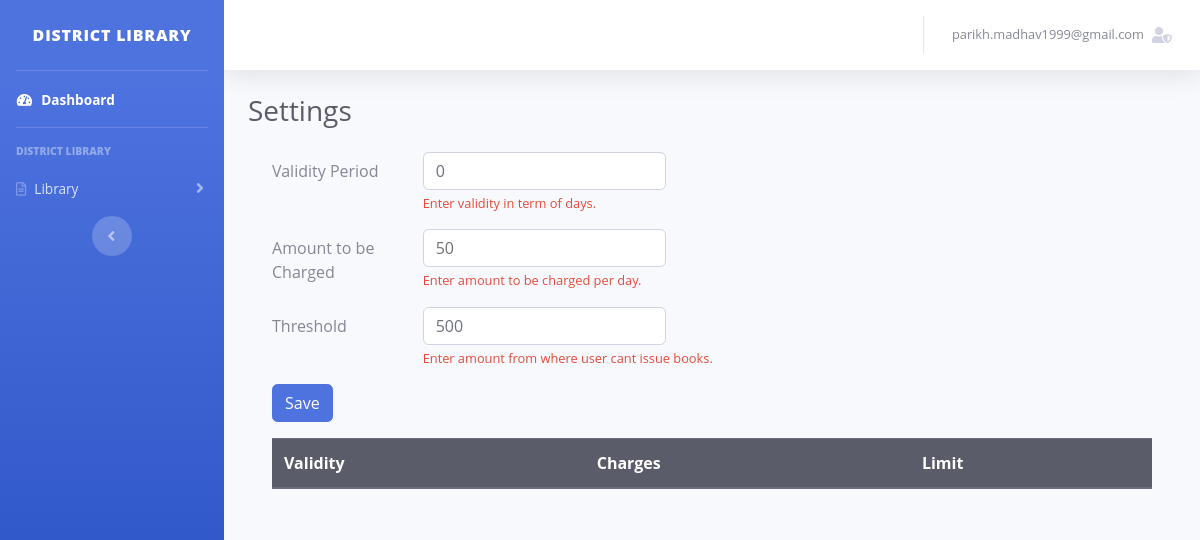
Before: /admin/settings (signed in) with the older database file.
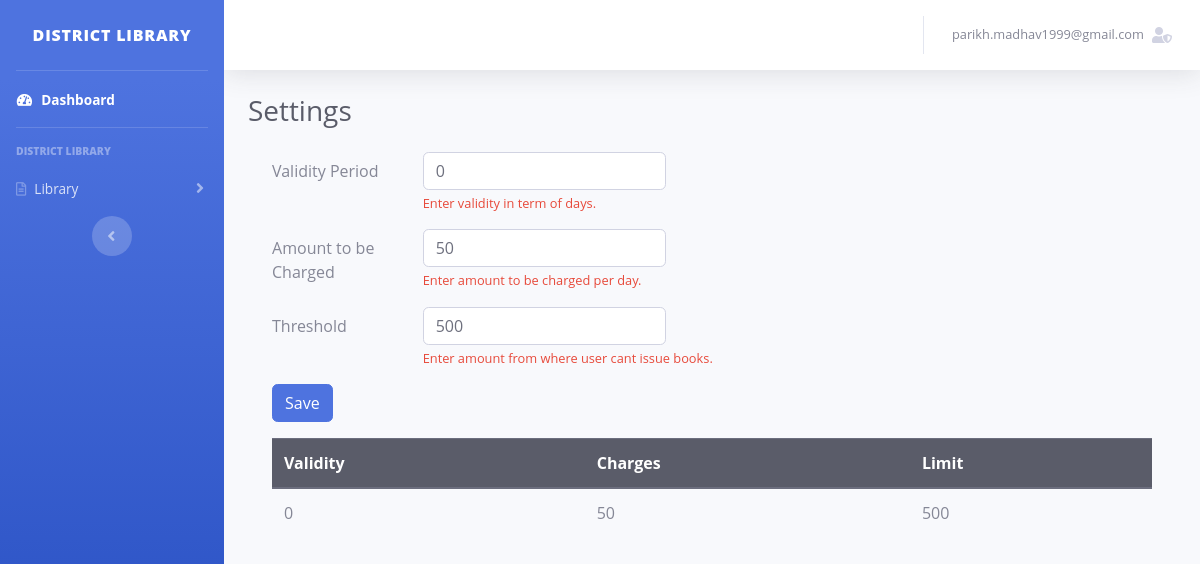
After: the same page with the newer database file.
### app/controller/models.py (models this page shows, shortened)
class Settings(db.Model):
    __tablename__ = 'settings'
    id = db.Column(
        db.Integer,
        primary_key=True
    )
    validity = db.Column(
        db.Integer(),
        index=False,
        unique=False,
        nullable=False,
        default=0
    )
    charges = db.Column(
        db.Integer(),
        index=True,
        unique=False,
        nullable=False,
        default=50
    )
    limit = db.Column(
        db.Integer(),
        index=False,
        unique=False,
        nullable=False,
        default=500
    )
    timestamp = db.Column(
        db.DateTime,
        index=False,
        unique=False,
        nullable=False,
        default=datetime.now()
    )

### app/controller/admin.py (the view)
@admin.route('/settings')
@login_required
def settings():
    return render_template('admin/settings.html',
                           exsisting_settings=Settings.query.order_by(Settings.timestamp.desc()).first())

### app/controller/controller.py (called while the page is built)
def login_required(f):
    @wraps(f)
    def wrap(*args, **kwargs):
        if 'emailid' in session and 'user_type' in session:
            return f(*args, **kwargs)
        else:
            return redirect(url_for('auth.login'))
    return wrap

### app/controller/templates/admin/settings.html (shortened to what this page needs)
{% extends 'index.html' %}
{% block content %}
<div class="d-sm-flex align-items-center justify-content-between mb-4">
    <h1 class="h3 mb-0 text-gray-800">Settings</h1>
</div>
<div class="container-fluid">
    <form method="POST" action="{{ url_for('admin.settings_post') }}">
        <div class="form-group row">
            <label for="validityPeriod" class="col-sm-2 col-form-label">Validity Period</label>
            <div class="col-sm-10">
            <input type="text" class="form-control col-sm-4" name="validityPeriod" id="validityPeriod" value="0">
            <small id="passwordHelpBlock" class="form-text text-danger">
                Enter validity in term of days.
            </small>
            </div>
        </div>
        <div class="form-group row">
            <label for="atbc" class="col-sm-2 col-form-label">Amount to be Charged</label>
            <div class="col-sm-10">
            <input type="text" class="form-control col-sm-4" name="amountToCharge" id="atbc" value="50">
            <small id="passwordHelpBlock" class="form-text text-danger">
                Enter amount to be charged per day.
            </small>
            </div>
        </div>
        <div class="form-group row">
            <label for="atbc" class="col-sm-2 col-form-label">Threshold</label>
            <div class="col-sm-10">
            <input type="text" class="form-control col-sm-4" name="threshold" id="atbc" value="500">
            <small id="passwordHelpBlock" class="form-text text-danger">
                Enter amount from where user cant issue books.
            </small>
            </div>
        </div>
        <div class="form-group row">
            <div class="col-sm-10">
            <button type="submit" class="btn btn-primary">Save</button>
            </div>
        </div>
        </form>
</div>
<div class="container-fluid">
    <table class="table">
        <thead class="thead-dark">
            <tr>
                <th scope="col">Validity</th>
                <th scope="col">Charges</th>
                <th scope="col">Limit</th>
            </tr>
        </thead>
        <tbody>
            <tr>
            <td> {{ exsisting_settings.validity }}</td>
            <td> {{ exsisting_settings.charges }}</td>
            <td> {{ exsisting_settings.limit }}</td>
            </tr>
        </tbody>
    </table>
</div>
{% endblock %}

### app/controller/templates/index.html (shortened to what this page needs)
<!DOCTYPE html>
<html lang="en">
<head>
    <link rel="stylesheet" href="https://cdnjs.cloudflare.com/ajax/libs/font-awesome/5.15.3/css/all.min.css" />
    <link href="{{ url_for('.static',filename='css/sb-admin-2.min.css') }}" rel="stylesheet">
    <link href="{{ url_for('.static',filename='css/Dashboard_cards.css') }}" rel="stylesheet">
    <link href="https://cdn.datatables.net/1.10.23/css/dataTables.bootstrap4.min.css" rel="stylesheet" />
</head>
<body id="page-top">
    <div id="wrapper">
        <ul class="navbar-nav bg-gradient-primary sidebar sidebar-dark accordion" id="accordionSidebar">
            <a class="sidebar-brand d-flex align-items-center justify-content-center" href="index.html">
                <div class="sidebar-brand-text mx-3">District Library</div>
            </a>
            <hr class="sidebar-divider my-0">
            <li class="nav-item active">
                <a class="nav-link" href="index.html">
                    <i class="fas fa-fw fa-tachometer-alt"></i>
                    <span>Dashboard</span></a>
            </li>
            <hr class="sidebar-divider d-none d-md-block">
            <div class="sidebar-heading">
                District Library
            </div>
            <li class="nav-item">
                <a class="nav-link collapsed" href="#" data-toggle="collapse" data-target="#AIPL"
                    aria-expanded="true" aria-controls="AIPL">
                    <i class="far fa-file-alt"></i>
                    <span>Library</span>
                </a>
            </li>
            <div class="text-center d-none d-md-inline">
                <button class="rounded-circle border-0" id="sidebarToggle"></button>
            </div>
        </ul>
        <div id="content-wrapper" class="d-flex flex-column">
            <div id="content">
                <nav class="navbar navbar-expand navbar-light bg-white topbar mb-4 static-top shadow">
                    <ul class="navbar-nav ml-auto">
                        <li class="nav-item dropdown no-arrow">
                            <a class="nav-link dropdown-toggle" href="#" id="userDropdown" role="button"
                                data-toggle="dropdown" aria-haspopup="true" aria-expanded="false">
                                <span class="mr-2 d-none d-lg-inline text-gray-600 small">{{ session.get('emailid','') }}</span>
                               <i class="fas fa-user-shield"></i>
                            </a>
                        </li>
                    </ul>
                </nav>
                <div class="container-fluid">
                    {% block content %}
                    {% endblock %}
                </div>
            </div>
        </div>
    </div>
</body>
     <link href="https://cdn.jsdelivr.net/npm/select2@4.1.0-rc.0/dist/css/select2.min.css" rel="stylesheet">
</html>

### app/controller/static/css/Dashboard_cards.css (style rules this page uses)
h1, h2, h3, h4, h5, h6, div, input, p, a { font-family: "Open Sans"; margin: 0px; }
a, a:hover, a:focus { color: inherit; }
body { background-color: #F1F2F3; }

Changed rows visible on the page:
added Settings: validity "0", charges "50", limit "500"
